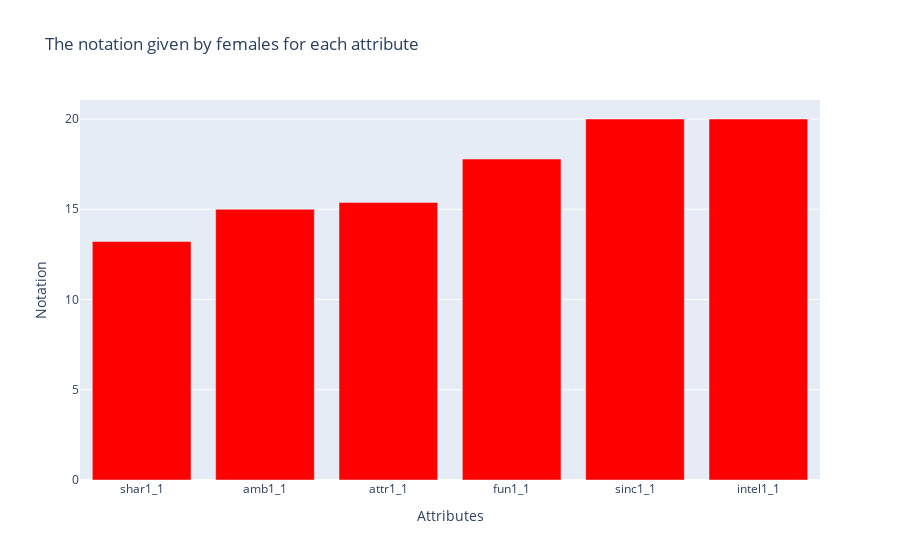
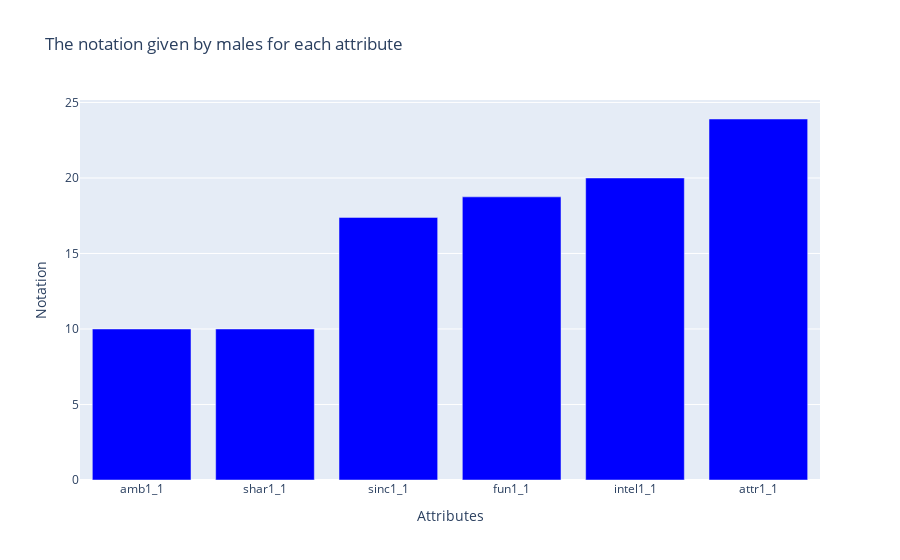

The notebook cell saved with these charts, in order:
### Code cell
# Using plotly express

# Females

fig = go.Figure()
fig.add_trace(go.Bar(x=sorted_df_attributes_female.columns, y=sorted_df_attributes_female.iloc[0], name='Female', marker_color='Red')) 
fig.update_layout(title='The notation given by females for each attribute',  xaxis_title='Attributes', yaxis_title='Notation')
fig.show()

# Males
fig = go.Figure()
fig.add_trace(go.Bar(x=sorted_df_attributes_male.columns, y=sorted_df_attributes_male.iloc[0], name='Males', marker_color='Blue')) 
fig.update_layout(title='The notation given by males for each attribute', xaxis_title='Attributes', yaxis_title='Notation')
fig.show()

#Calcul des moyennes des notes attribuées par les participants 
fig=px.bar(df_attributes_gender.T, barmode='group', title='The notation given by participants for each attributes per gender', color_discrete_map={'Female': 'red', 'Male': 'blue'})
fig.update_layout(xaxis_title='Attributes', yaxis_title='Notation')
fig.show()

### Figure 1 — Plotly figure (JSON) as saved in the notebook; plotly's stock layout.template omitted (floating-point values rounded to 4 significant figures)
{"data": [{"marker": {"color": "Red"}, "name": "Female", "type": "bar", "x": ["shar1_1", "amb1_1", "attr1_1", "fun1_1", "sinc1_1", "intel1_1"], "y": [13.21, 15, 15.38, 17.78, 20, 20]}], "layout": {"title": {"text": "The notation given by females for each attribute"}, "xaxis": {"title": {"text": "Attributes"}}, "yaxis": {"title": {"text": "Notation"}}}}

### Figure 2 — Plotly figure (JSON) as saved in the notebook; plotly's stock layout.template omitted (floating-point values rounded to 4 significant figures)
{"data": [{"marker": {"color": "Blue"}, "name": "Males", "type": "bar", "x": ["amb1_1", "shar1_1", "sinc1_1", "fun1_1", "intel1_1", "attr1_1"], "y": [10, 10, 17.39, 18.75, 20, 23.91]}], "layout": {"title": {"text": "The notation given by males for each attribute"}, "xaxis": {"title": {"text": "Attributes"}}, "yaxis": {"title": {"text": "Notation"}}}}
